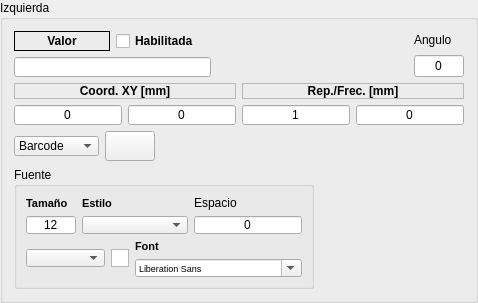
           <widget class="QGroupBox" name="m_gbMarcaI">
            <property name="title">
             <string>Izquierda</string>
            </property>
            <layout class="QVBoxLayout" name="verticalLayout_21">
             <item>
              <layout class="QHBoxLayout" name="horizontalLayout_25">
               <item>
                <layout class="QVBoxLayout" name="verticalLayout_12">
                 <item>
                  <layout class="QHBoxLayout" name="horizontalLayout_10">
                   <item>
                    <widget class="QLabel" name="label_10">
                     <property name="font">
                      <font>
                       <weight>75</weight>
                       <bold>true</bold>
                      </font>
                     </property>
                     <property name="frameShape">
                      <enum>QFrame::Box</enum>
                     </property>
                     <property name="text">
                      <string>Valor</string>
                     </property>
                     <property name="alignment">
                      <set>Qt::AlignCenter</set>
                     </property>
                    </widget>
                   </item>
                   <item>
                    <widget class="QCheckBox" name="m_MarcaI_OnOff">
                     <property name="minimumSize">
                      <size>
                       <width>0</width>
                       <height>20</height>
                      </size>
                     </property>
                     <property name="maximumSize">
                      <size>
                       <width>16777215</width>
                       <height>20</height>
                      </size>
                     </property>
                     <property name="font">
                      <font>
                       <weight>75</weight>
                       <bold>true</bold>
                      </font>
                     </property>
                     <property name="text">
                      <string>Habilitada</string>
                     </property>
                    </widget>
                   </item>
                  </layout>
                 </item>
                 <item>
                  <widget class="QLineEdit" name="m_MarcaI_Valor">
                   <property name="minimumSize">
                    <size>
                     <width>0</width>
                     <height>20</height>
                    </size>
                   </property>
                   <property name="maximumSize">
                    <size>
                     <width>16777215</width>
                     <height>20</height>
                    </size>
                   </property>
                  </widget>
                 </item>
                </layout>
               </item>
               <item>
                <spacer name="horizontalSpacer_3">
                 <property name="orientation">
                  <enum>Qt::Horizontal</enum>
                 </property>
                 <property name="sizeHint" stdset="0">
                  <size>
                   <width>40</width>
                   <height>20</height>
                  </size>
                 </property>
                </spacer>
               </item>
               <item>
                <layout class="QVBoxLayout" name="verticalLayout_15">
                 <item>
                  <widget class="QLabel" name="label_3">
                   <property name="text">
                    <string>Angulo</string>
                   </property>
                  </widget>
                 </item>
                 <item>
                  <widget class="QLineEdit" name="m_MarcaAnguloSuperior">
                   <property name="maximumSize">
                    <size>
                     <width>50</width>
                     <height>16777215</height>
                    </size>
                   </property>
                   <property name="text">
                    <string>0</string>
                   </property>
                   <property name="alignment">
                    <set>Qt::AlignCenter</set>
                   </property>
                  </widget>
                 </item>
                </layout>
               </item>
              </layout>
             </item>
             <item>
              <layout class="QHBoxLayout" name="horizontalLayout_17">
               <item>
                <layout class="QVBoxLayout" name="verticalLayout_3">
                 <item>
                  <widget class="QLabel" name="label_8">
                   <property name="font">
                    <font>
                     <weight>75</weight>
                     <bold>true</bold>
                    </font>
                   </property>
                   <property name="frameShape">
                    <enum>QFrame::StyledPanel</enum>
                   </property>
                   <property name="text">
                    <string>Coord. XY [mm]</string>
                   </property>
                   <property name="alignment">
                    <set>Qt::AlignCenter</set>
                   </property>
                  </widget>
                 </item>
                 <item>
                  <layout class="QHBoxLayout" name="horizontalLayout_12">
                   <item>
                    <widget class="QLineEdit" name="m_MarcaI_X">
                     <property name="minimumSize">
                      <size>
                       <width>0</width>
                       <height>20</height>
                      </size>
                     </property>
                     <property name="maximumSize">
                      <size>
                       <width>16777215</width>
                       <height>20</height>
                      </size>
                     </property>
                     <property name="text">
                      <string>0</string>
                     </property>
                     <property name="alignment">
                      <set>Qt::AlignCenter</set>
                     </property>
                    </widget>
                   </item>
                   <item>
                    <widget class="QLineEdit" name="m_MarcaI_Y">
                     <property name="minimumSize">
                      <size>
                       <width>0</width>
                       <height>20</height>
                      </size>
                     </property>
                     <property name="maximumSize">
                      <size>
                       <width>16777215</width>
                       <height>20</height>
                      </size>
                     </property>
                     <property name="text">
                      <string>0</string>
                     </property>
                     <property name="alignment">
                      <set>Qt::AlignCenter</set>
                     </property>
                    </widget>
                   </item>
                  </layout>
                 </item>
                </layout>
               </item>
               <item>
                <layout class="QVBoxLayout" name="verticalLayout_11">
                 <item>
                  <widget class="QLabel" name="label_9">
                   <property name="font">
                    <font>
                     <weight>75</weight>
                     <bold>true</bold>
                    </font>
                   </property>
                   <property name="frameShape">
                    <enum>QFrame::StyledPanel</enum>
                   </property>
                   <property name="text">
                    <string>Rep./Frec. [mm]</string>
                   </property>
                   <property name="alignment">
                    <set>Qt::AlignCenter</set>
                   </property>
                  </widget>
                 </item>
                 <item>
                  <layout class="QHBoxLayout" name="horizontalLayout_13">
                   <item>
                    <widget class="QLineEdit" name="m_MarcaI_repeticiones">
                     <property name="minimumSize">
                      <size>
                       <width>0</width>
                       <height>20</height>
                      </size>
                     </property>
                     <property name="maximumSize">
                      <size>
                       <width>16777215</width>
                       <height>20</height>
                      </size>
                     </property>
                     <property name="text">
                      <string>1</string>
                     </property>
                     <property name="alignment">
                      <set>Qt::AlignCenter</set>
                     </property>
                    </widget>
                   </item>
                   <item>
                    <widget class="QLineEdit" name="m_MarcaI_frecuencia">
                     <property name="minimumSize">
                      <size>
                       <width>0</width>
                       <height>20</height>
                      </size>
                     </property>
                     <property name="maximumSize">
                      <size>
                       <width>16777215</width>
                       <height>20</height>
                      </size>
                     </property>
                     <property name="text">
                      <string>0</string>
                     </property>
                     <property name="alignment">
                      <set>Qt::AlignCenter</set>
                     </property>
                    </widget>
                   </item>
                  </layout>
                 </item>
                </layout>
               </item>
              </layout>
             </item>
             <item>
              <layout class="QHBoxLayout" name="horizontalLayout_24">
               <item>
                <layout class="QHBoxLayout" name="horizontalLayout_14">
                 <item>
                  <widget class="QComboBox" name="m_MarcaI_Tipo">
                   <property name="sizePolicy">
                    <sizepolicy hsizetype="Expanding" vsizetype="Fixed">
                     <horstretch>0</horstretch>
                     <verstretch>0</verstretch>
                    </sizepolicy>
                   </property>
                   <property name="minimumSize">
                    <size>
                     <width>85</width>
                     <height>20</height>
                    </size>
                   </property>
                   <property name="maximumSize">
                    <size>
                     <width>85</width>
                     <height>20</height>
                    </size>
                   </property>
                   <item>
                    <property name="text">
                     <string>Barcode</string>
                    </property>
                   </item>
                   <item>
                    <property name="text">
                     <string>Texto</string>
                    </property>
                   </item>
                  </widget>
                 </item>
                 <item>
                  <widget class="QPushButton" name="m_MarcaI_configuracion">
                   <property name="sizePolicy">
                    <sizepolicy hsizetype="Fixed" vsizetype="Fixed">
                     <horstretch>0</horstretch>
                     <verstretch>0</verstretch>
                    </sizepolicy>
                   </property>
                   <property name="minimumSize">
                    <size>
                     <width>50</width>
                     <height>30</height>
                    </size>
                   </property>
                   <property name="maximumSize">
                    <size>
                     <width>50</width>
                     <height>30</height>
                    </size>
                   </property>
                   <property name="text">
                    <string/>
                   </property>
                   <property name="icon">
                    <iconset resource="../../In2Apps/In2Designer/In2Designer/shared.qrc">
                     <normaloff>:/res/images/run.png</normaloff>:/res/images/run.png</iconset>
                   </property>
                  </widget>
                 </item>
                 <item>
                  <spacer name="horizontalSpacer_7">
                   <property name="orientation">
                    <enum>Qt::Horizontal</enum>
                   </property>
                   <property name="sizeHint" stdset="0">
                    <size>
                     <width>40</width>
                     <height>20</height>
                    </size>
                   </property>
                  </spacer>
                 </item>
                </layout>
               </item>
              </layout>
             </item>
             <item>
              <widget class="QGroupBox" name="m_gbFuenteSup">
               <property name="sizePolicy">
                <sizepolicy hsizetype="Fixed" vsizetype="Fixed">
                 <horstretch>0</horstretch>
                 <verstretch>1</verstretch>
                </sizepolicy>
               </property>
               <property name="maximumSize">
                <size>
                 <width>300</width>
                 <height>125</height>
                </size>
               </property>
               <property name="title">
                <string>Fuente</string>
               </property>
               <layout class="QVBoxLayout" name="verticalLayout_16">
                <item>
                 <layout class="QGridLayout" name="gridLayout_5">
                  <item row="0" column="0">
                   <widget class="QLabel" name="label_24">
                    <property name="sizePolicy">
                     <sizepolicy hsizetype="Expanding" vsizetype="Preferred">
                      <horstretch>0</horstretch>
                      <verstretch>0</verstretch>
                     </sizepolicy>
                    </property>
                    <property name="font">
                     <font>
                      <pointsize>8</pointsize>
                      <weight>75</weight>
                      <bold>true</bold>
                     </font>
                    </property>
                    <property name="text">
                     <string>Tamaño </string>
                    </property>
                    <property name="alignment">
                     <set>Qt::AlignLeading|Qt::AlignLeft|Qt::AlignVCenter</set>
                    </property>
                   </widget>
                  </item>
                  <item row="0" column="1">
                   <widget class="QLabel" name="label_23">
                    <property name="sizePolicy">
                     <sizepolicy hsizetype="Preferred" vsizetype="Preferred">
                      <horstretch>0</horstretch>
                      <verstretch>0</verstretch>
                     </sizepolicy>
                    </property>
                    <property name="font">
                     <font>
                      <pointsize>8</pointsize>
                      <weight>75</weight>
                      <bold>true</bold>
                     </font>
                    </property>
                    <property name="text">
                     <string>Estilo</string>
                    </property>
                   </widget>
                  </item>
                  <item row="0" column="2">
                   <widget class="QLabel" name="label_12">
                    <property name="text">
                     <string>Espacio</string>
                    </property>
                   </widget>
                  </item>
                  <item row="1" column="0">
                   <widget class="QLineEdit" name="m_MarcaITamano">
                    <property name="maximumSize">
                     <size>
                      <width>50</width>
                      <height>18</height>
                     </size>
                    </property>
                    <property name="text">
                     <string>12</string>
                    </property>
                    <property name="alignment">
                     <set>Qt::AlignCenter</set>
                    </property>
                   </widget>
                  </item>
                  <item row="1" column="1">
                   <widget class="QComboBox" name="m_MarcaIEstilo">
                    <property name="sizePolicy">
                     <sizepolicy hsizetype="Expanding" vsizetype="Preferred">
                      <horstretch>4</horstretch>
                      <verstretch>0</verstretch>
                     </sizepolicy>
                    </property>
                    <property name="minimumSize">
                     <size>
                      <width>0</width>
                      <height>18</height>
                     </size>
                    </property>
                    <property name="maximumSize">
                     <size>
                      <width>16777215</width>
                      <height>18</height>
                     </size>
                    </property>
                    <property name="font">
                     <font>
                      <pointsize>10</pointsize>
                     </font>
                    </property>
                   </widget>
                  </item>
                  <item row="1" column="2">
                   <widget class="QLineEdit" name="m_leMarcaILetterSpace">
                    <property name="maximumSize">
                     <size>
                      <width>16777215</width>
                      <height>18</height>
                     </size>
                    </property>
                    <property name="text">
                     <string>0</string>
                    </property>
                    <property name="alignment">
                     <set>Qt::AlignCenter</set>
                    </property>
                   </widget>
                  </item>
                 </layout>
                </item>
                <item>
                 <layout class="QHBoxLayout" name="horizontalLayout_27">
                  <item>
                   <widget class="QComboBox" name="m_MarcaIColorCampo">
                    <property name="sizePolicy">
                     <sizepolicy hsizetype="Preferred" vsizetype="Preferred">
                      <horstretch>0</horstretch>
                      <verstretch>0</verstretch>
                     </sizepolicy>
                    </property>
                    <property name="minimumSize">
                     <size>
                      <width>0</width>
                      <height>18</height>
                     </size>
                    </property>
                    <property name="maximumSize">
                     <size>
                      <width>100</width>
                      <height>18</height>
                     </size>
                    </property>
                    <property name="font">
                     <font>
                      <pointsize>10</pointsize>
                     </font>
                    </property>
                   </widget>
                  </item>
                  <item>
                   <widget class="QTextEdit" name="m_MarcaIColorSeleccionado">
                    <property name="sizePolicy">
                     <sizepolicy hsizetype="Expanding" vsizetype="Preferred">
                      <horstretch>0</horstretch>
                      <verstretch>0</verstretch>
                     </sizepolicy>
                    </property>
                    <property name="minimumSize">
                     <size>
                      <width>0</width>
                      <height>18</height>
                     </size>
                    </property>
                    <property name="maximumSize">
                     <size>
                      <width>18</width>
                      <height>18</height>
                     </size>
                    </property>
                    <property name="font">
                     <font>
                      <pointsize>7</pointsize>
                     </font>
                    </property>
                    <property name="verticalScrollBarPolicy">
                     <enum>Qt::ScrollBarAlwaysOff</enum>
                    </property>
                    <property name="tabChangesFocus">
                     <bool>true</bool>
                    </property>
                   </widget>
                  </item>
                  <item>
                   <layout class="QVBoxLayout" name="verticalLayout_20">
                    <item>
                     <widget class="QLabel" name="label_22">
                      <property name="sizePolicy">
                       <sizepolicy hsizetype="Preferred" vsizetype="Preferred">
                        <horstretch>0</horstretch>
                        <verstretch>0</verstretch>
                       </sizepolicy>
                      </property>
                      <property name="font">
                       <font>
                        <pointsize>8</pointsize>
                        <weight>75</weight>
                        <bold>true</bold>
                       </font>
                      </property>
                      <property name="text">
                       <string>Font</string>
                      </property>
                     </widget>
                    </item>
                    <item>
                     <widget class="QFontComboBox" name="m_MarcaIFuente">
                      <property name="sizePolicy">
                       <sizepolicy hsizetype="Preferred" vsizetype="Preferred">
                        <horstretch>0</horstretch>
                        <verstretch>0</verstretch>
                       </sizepolicy>
                      </property>
                      <property name="minimumSize">
                       <size>
                        <width>0</width>
                        <height>18</height>
                       </size>
                      </property>
                      <property name="maximumSize">
                       <size>
                        <width>250</width>
                        <height>18</height>
                       </size>
                      </property>
                      <property name="font">
                       <font>
                        <pointsize>7</pointsize>
                       </font>
                      </property>
                     </widget>
                    </item>
                   </layout>
                  </item>
                 </layout>
                </item>
               </layout>
              </widget>
             </item>
            </layout>
           </widget>
